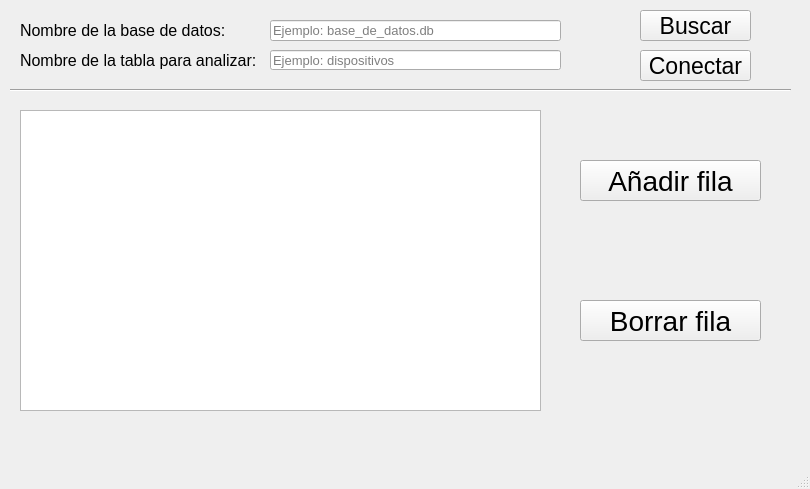
<?xml version="1.0" encoding="UTF-8"?>
<ui version="4.0">
 <class>MainWindow</class>
 <widget class="QMainWindow" name="MainWindow">
  <property name="geometry">
   <rect>
    <x>0</x>
    <y>0</y>
    <width>810</width>
    <height>489</height>
   </rect>
  </property>
  <property name="windowTitle">
   <string>MainWindow</string>
  </property>
  <widget class="QWidget" name="centralwidget">
   <widget class="QLabel" name="label">
    <property name="geometry">
     <rect>
      <x>20</x>
      <y>20</y>
      <width>211</width>
      <height>21</height>
     </rect>
    </property>
    <property name="font">
     <font>
      <pointsize>12</pointsize>
     </font>
    </property>
    <property name="text">
     <string>Nombre de la base de datos:</string>
    </property>
   </widget>
   <widget class="QLabel" name="label_2">
    <property name="geometry">
     <rect>
      <x>20</x>
      <y>50</y>
      <width>241</width>
      <height>21</height>
     </rect>
    </property>
    <property name="font">
     <font>
      <pointsize>12</pointsize>
     </font>
    </property>
    <property name="text">
     <string>Nombre de la tabla para analizar:</string>
    </property>
   </widget>
   <widget class="QLineEdit" name="txt_base_de_datos">
    <property name="geometry">
     <rect>
      <x>270</x>
      <y>20</y>
      <width>291</width>
      <height>21</height>
     </rect>
    </property>
    <property name="font">
     <font>
      <pointsize>10</pointsize>
     </font>
    </property>
    <property name="placeholderText">
     <string>Ejemplo: base_de_datos.db</string>
    </property>
   </widget>
   <widget class="QLineEdit" name="txt_tabla_de_datos">
    <property name="geometry">
     <rect>
      <x>270</x>
      <y>50</y>
      <width>291</width>
      <height>20</height>
     </rect>
    </property>
    <property name="font">
     <font>
      <pointsize>10</pointsize>
     </font>
    </property>
    <property name="placeholderText">
     <string>Ejemplo: dispositivos</string>
    </property>
   </widget>
   <widget class="Line" name="line">
    <property name="geometry">
     <rect>
      <x>10</x>
      <y>80</y>
      <width>781</width>
      <height>20</height>
     </rect>
    </property>
    <property name="orientation">
     <enum>Qt::Horizontal</enum>
    </property>
   </widget>
   <widget class="QPushButton" name="btn_buscar">
    <property name="geometry">
     <rect>
      <x>640</x>
      <y>10</y>
      <width>111</width>
      <height>31</height>
     </rect>
    </property>
    <property name="font">
     <font>
      <pointsize>17</pointsize>
     </font>
    </property>
    <property name="text">
     <string>Buscar</string>
    </property>
   </widget>
   <widget class="QTableView" name="tableView">
    <property name="geometry">
     <rect>
      <x>20</x>
      <y>110</y>
      <width>521</width>
      <height>301</height>
     </rect>
    </property>
    <property name="dragEnabled">
     <bool>false</bool>
    </property>
   </widget>
   <widget class="QPushButton" name="btn_anyadir">
    <property name="geometry">
     <rect>
      <x>580</x>
      <y>160</y>
      <width>181</width>
      <height>41</height>
     </rect>
    </property>
    <property name="font">
     <font>
      <pointsize>21</pointsize>
     </font>
    </property>
    <property name="text">
     <string>Añadir fila</string>
    </property>
   </widget>
   <widget class="QPushButton" name="btn_borrar">
    <property name="geometry">
     <rect>
      <x>580</x>
      <y>300</y>
      <width>181</width>
      <height>41</height>
     </rect>
    </property>
    <property name="font">
     <font>
      <pointsize>21</pointsize>
     </font>
    </property>
    <property name="text">
     <string>Borrar fila</string>
    </property>
   </widget>
   <widget class="QPushButton" name="btn_conectar">
    <property name="geometry">
     <rect>
      <x>640</x>
      <y>50</y>
      <width>111</width>
      <height>31</height>
     </rect>
    </property>
    <property name="font">
     <font>
      <pointsize>17</pointsize>
     </font>
    </property>
    <property name="text">
     <string>Conectar</string>
    </property>
   </widget>
  </widget>
  <widget class="QMenuBar" name="menubar">
   <property name="geometry">
    <rect>
     <x>0</x>
     <y>0</y>
     <width>810</width>
     <height>21</height>
    </rect>
   </property>
  </widget>
  <widget class="QStatusBar" name="statusbar"/>
 </widget>
 <resources/>
 <connections/>
</ui>
